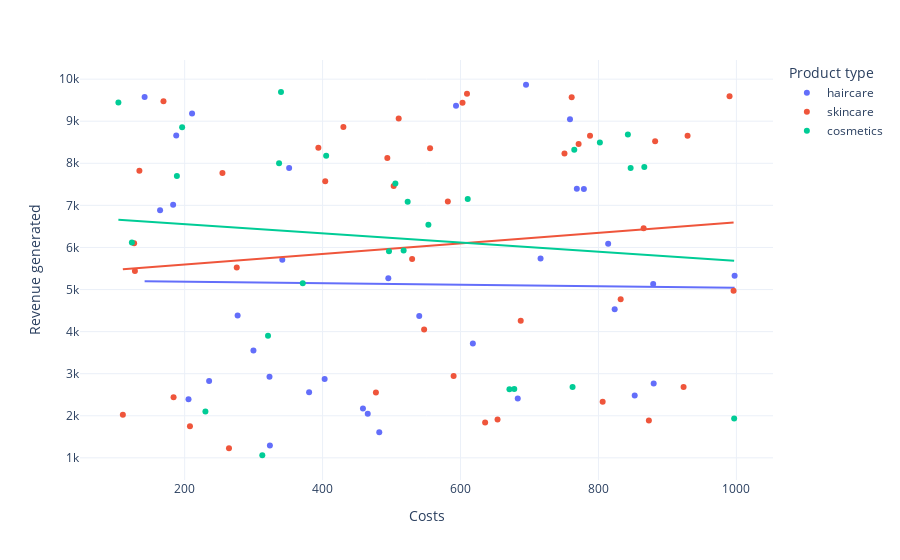

The cell this chart's notebook holds for it:
### Code cell
figure  =  px.scatter(df, x = 'Costs',   
                 y = 'Revenue generated',   
                 color = 'Product type',   
                 hover_data = ['Number of products sold'],   
                 trendline = "ols")  
figure.show()

### Figure 1 — Plotly figure (JSON) as saved in the notebook; plotly's stock layout.template omitted (floating-point values rounded to 4 significant figures)
{"data": [{"customdata": [[802], [8], [147], [336], [620], [884], [209], [142], [353], [327], [598], [24], [859], [29], [154], [622], [701], [227], [117], [163], [32], [904], [241], [359], [946], [198], [774], [663], [618], [79], [114], [672], [62], [627]], "hovertemplate": "Product type=haircare<br>Costs=%{x}<br>Revenue generated=%{y}<br>Number of products sold=%{customdata[0]}<extra></extra>", "legendgroup": "haircare", "marker": {"color": "#636efa", "symbol": "circle"}, "mode": "markers", "name": "haircare", "orientation": "v", "showlegend": true, "type": "scatter", "x": [187.8, 141.9, 235.5, 403.0, 593.5, 205.6, 758.7, 458.5, 617.9, 880.1, 716.0, 495.3, 380.4, 768.7, 695.0, 814.1, 323.0, 482.2, 164.4, 299.7, 183.3, 341.6, 997.4, 852.6, 323.6, 351.5, 276.8, 683.0, 465.5, 879.4, 823.5, 778.9, 540.1, 210.7], "xaxis": "x", "y": [8662.0, 9578.0, 2828.0, 2874.0, 9365.0, 2391.0, 9049.0, 2175.0, 3716.0, 2766.0, 5737.0, 5268.0, 2557.0, 7397.0, 9866.0, 6088.0, 2926.0, 1606.0, 6886.0, 3550.0, 7015.0, 5710.0, 5328.0, 2484.0, 1292.0, 7889.0, 4384.0, 2412.0, 2048.0, 5134.0, 4531.0, 7386.0, 4371.0, 9185.0], "yaxis": "y"}, {"hovertemplate": "<b>OLS trendline</b><br>Revenue generated = -0.183137 * Costs + 5224.38<br>R<sup>2</sup>=0.000308<br><br>Product type=haircare<br>Costs=%{x}<br>Revenue generated=%{y} <b>(trend)</b><extra></extra>", "legendgroup": "haircare", "marker": {"color": "#636efa", "symbol": "circle"}, "mode": "lines", "name": "haircare", "showlegend": false, "type": "scatter", "x": [141.9, 164.4, 183.3, 187.8, 205.6, 210.7, 235.5, 276.8, 299.7, 323.0, 323.6, 341.6, 351.5, 380.4, 403.0, 458.5, 465.5, 482.2, 495.3, 540.1, 593.5, 617.9, 683.0, 695.0, 716.0, 758.7, 768.7, 778.9, 814.1, 823.5, 852.6, 879.4, 880.1, 997.4], "xaxis": "x", "y": [5198.0, 5194.0, 5191.0, 5190.0, 5187.0, 5186.0, 5181.0, 5174.0, 5169.0, 5165.0, 5165.0, 5162.0, 5160.0, 5155.0, 5151.0, 5140.0, 5139.0, 5136.0, 5134.0, 5125.0, 5116.0, 5111.0, 5099.0, 5097.0, 5093.0, 5085.0, 5084.0, 5082.0, 5075.0, 5074.0, 5068.0, 5063.0, 5063.0, 5042.0], "yaxis": "y"}, {"customdata": [[736], [83], [871], [65], [980], [996], [960], [249], [562], [469], [280], [187], [320], [168], [781], [602], [963], [963], [176], [933], [556], [155], [910], [820], [242], [93], [896], [380], [246], [134], [457], [704], [513], [511], [106], [872], [336], [223], [320], [913]], "hovertemplate": "Product type=skincare<br>Costs=%{x}<br>Revenue generated=%{y}<br>Number of products sold=%{customdata[0]}<extra></extra>", "legendgroup": "skincare", "marker": {"color": "#EF553B", "symbol": "circle"}, "mode": "markers", "name": "skincare", "orientation": "v", "showlegend": true, "type": "scatter", "x": [503.1, 254.8, 923.4, 134.4, 995.9, 806.1, 126.7, 547.2, 929.2, 127.9, 865.5, 477.3, 493.9, 609.4, 761.2, 510.4, 403.8, 183.9, 653.7, 529.8, 275.5, 635.7, 581.6, 602.9, 750.7, 832.2, 110.4, 430.2, 687.3, 771.2, 555.9, 393.8, 169.3, 207.7, 873.1, 787.8, 590.0, 264.3, 990.1, 882.2], "xaxis": "x", "y": [7461.0, 7767.0, 2687.0, 7823.0, 4971.0, 2331.0, 6100.0, 4053.0, 8654.0, 5442.0, 6454.0, 2553.0, 8128.0, 9655.0, 9572.0, 9062.0, 7573.0, 2438.0, 1912.0, 5725.0, 5521.0, 1840.0, 7089.0, 9436.0, 8232.0, 4767.0, 2021.0, 8864.0, 4257.0, 8459.0, 8355.0, 8368.0, 9474.0, 1752.0, 1889.0, 8652.0, 2943.0, 1230.0, 9593.0, 8526.0], "yaxis": "y"}, {"hovertemplate": "<b>OLS trendline</b><br>Revenue generated = 1.25851 * Costs + 5341.31<br>R<sup>2</sup>=0.014070<br><br>Product type=skincare<br>Costs=%{x}<br>Revenue generated=%{y} <b>(trend)</b><extra></extra>", "legendgroup": "skincare", "marker": {"color": "#EF553B", "symbol": "circle"}, "mode": "lines", "name": "skincare", "showlegend": false, "type": "scatter", "x": [110.4, 126.7, 127.9, 134.4, 169.3, 183.9, 207.7, 254.8, 264.3, 275.5, 393.8, 403.8, 430.2, 477.3, 493.9, 503.1, 510.4, 529.8, 547.2, 555.9, 581.6, 590.0, 602.9, 609.4, 635.7, 653.7, 687.3, 750.7, 761.2, 771.2, 787.8, 806.1, 832.2, 865.5, 873.1, 882.2, 923.4, 929.2, 990.1, 995.9], "xaxis": "x", "y": [5480.0, 5501.0, 5502.0, 5510.0, 5554.0, 5573.0, 5603.0, 5662.0, 5674.0, 5688.0, 5837.0, 5850.0, 5883.0, 5942.0, 5963.0, 5974.0, 5984.0, 6008.0, 6030.0, 6041.0, 6073.0, 6084.0, 6100.0, 6108.0, 6141.0, 6164.0, 6206.0, 6286.0, 6299.0, 6312.0, 6333.0, 6356.0, 6389.0, 6431.0, 6440.0, 6452.0, 6503.0, 6511.0, 6587.0, 6595.0], "yaxis": "y"}, {"customdata": [[426], [150], [126], [601], [391], [352], [394], [253], [616], [449], [705], [919], [99], [633], [484], [270], [637], [478], [375], [25], [737], [134], [916], [276], [987], [324]], "hovertemplate": "Product type=cosmetics<br>Costs=%{x}<br>Revenue generated=%{y}<br>Number of products sold=%{customdata[0]}<extra></extra>", "legendgroup": "cosmetics", "marker": {"color": "#00cc96", "symbol": "circle"}, "mode": "markers", "name": "cosmetics", "orientation": "v", "showlegend": true, "type": "scatter", "x": [802.1, 505.6, 670.9, 523.4, 196.3, 762.5, 123.4, 764.9, 371.3, 553.4, 339.7, 610.5, 336.9, 496.2, 312.6, 320.8, 405.2, 677.9, 866.5, 842.7, 103.9, 517.5, 996.8, 230.1, 846.7, 188.7], "xaxis": "x", "y": [8496.0, 7517.0, 2629.0, 7087.0, 8858.0, 2686.0, 6117.0, 8319.0, 5150.0, 6541.0, 9692.0, 7152.0, 8002.0, 5911.0, 1062.0, 3900.0, 8180.0, 2633.0, 7911.0, 8685.0, 9445.0, 5925.0, 1935.0, 2100.0, 7888.0, 7698.0], "yaxis": "y"}, {"hovertemplate": "<b>OLS trendline</b><br>Revenue generated = -1.0922 * Costs + 6773.85<br>R<sup>2</sup>=0.011397<br><br>Product type=cosmetics<br>Costs=%{x}<br>Revenue generated=%{y} <b>(trend)</b><extra></extra>", "legendgroup": "cosmetics", "marker": {"color": "#00cc96", "symbol": "circle"}, "mode": "lines", "name": "cosmetics", "showlegend": false, "type": "scatter", "x": [103.9, 123.4, 188.7, 196.3, 230.1, 312.6, 320.8, 336.9, 339.7, 371.3, 405.2, 496.2, 505.6, 517.5, 523.4, 553.4, 610.5, 670.9, 677.9, 762.5, 764.9, 802.1, 842.7, 846.7, 866.5, 996.8], "xaxis": "x", "y": [6660.0, 6639.0, 6568.0, 6559.0, 6523.0, 6432.0, 6423.0, 6406.0, 6403.0, 6368.0, 6331.0, 6232.0, 6222.0, 6209.0, 6202.0, 6169.0, 6107.0, 6041.0, 6033.0, 5941.0, 5938.0, 5898.0, 5853.0, 5849.0, 5827.0, 5685.0], "yaxis": "y"}], "layout": {"legend": {"title": {"text": "Product type"}, "tracegroupgap": 0}, "margin": {"t": 60}, "xaxis": {"anchor": "y", "domain": [0, 1], "title": {"text": "Costs"}}, "yaxis": {"anchor": "x", "domain": [0, 1], "title": {"text": "Revenue generated"}}}}
